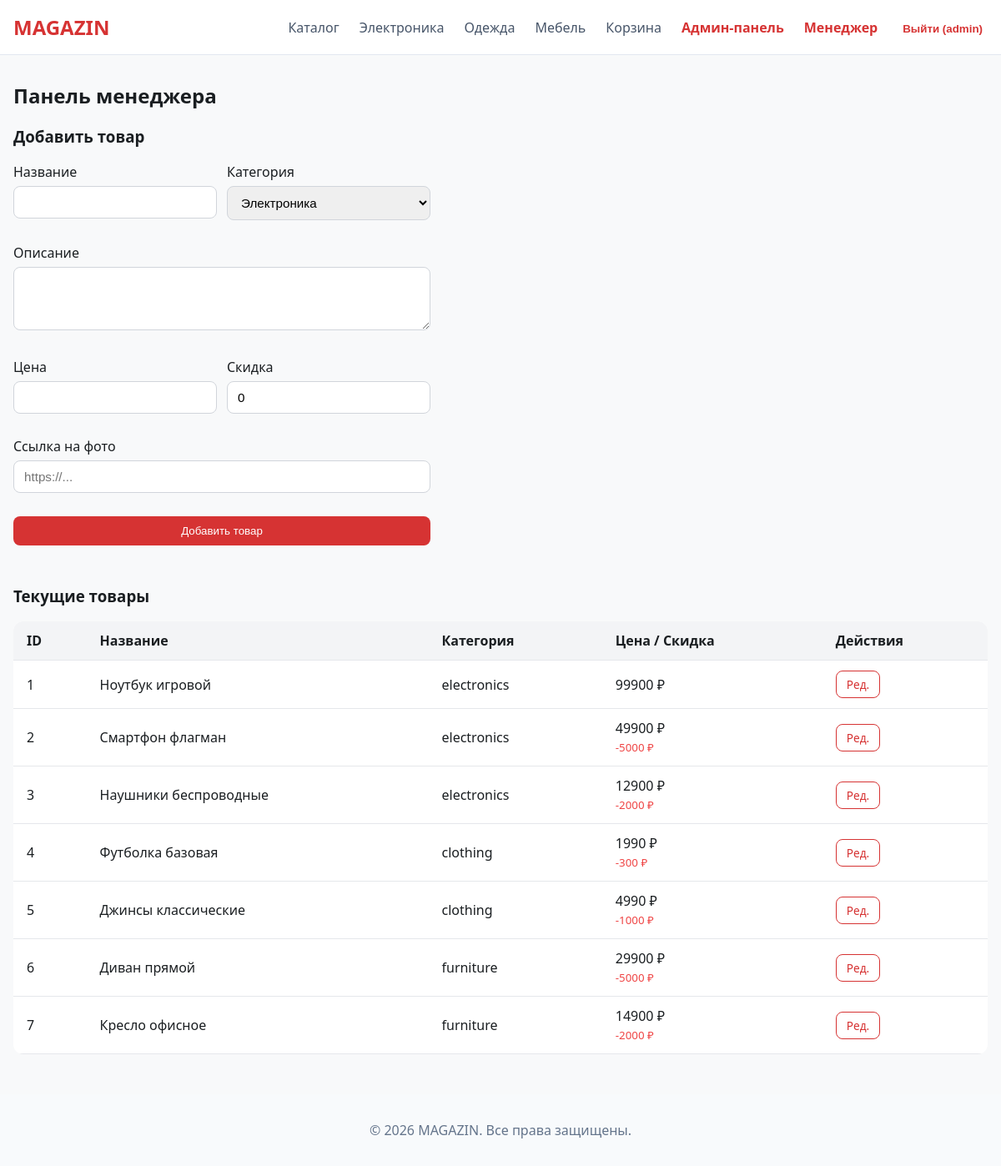
Screenshot of /dashboard_manager (signed in) with the database file from the repository.
### tables this page shows
CREATE TABLE products (
            id INTEGER PRIMARY KEY AUTOINCREMENT,
            name TEXT NOT NULL,
            description TEXT,
            price INTEGER NOT NULL,
            discount INTEGER DEFAULT 0,
            image_url TEXT,
            category TEXT NOT NULL
        );

### app.py (the view)
        def wrapper(*args, **kwargs):
            if 'role' not in session or session['role'] not in roles:
                flash('У вас нет доступа к этой странице', 'error')
                return redirect(url_for('index'))
            return f(*args, **kwargs)

### app.py (called while the page is built, shortened)
def role_required(*roles):
    def decorator(f):
        def wrapper(*args, **kwargs):
            if 'role' not in session or session['role'] not in roles:
                flash('У вас нет доступа к этой странице', 'error')
                return redirect(url_for('index'))
            return f(*args, **kwargs)
        wrapper.__name__ = f.__name__
        return wrapper
    return decorator

@app.route('/dashboard_manager', methods=['GET', 'POST'])
@role_required('manager', 'admin')
def dashboard_manager():
    with sqlite3.connect(DB_NAME) as conn:
        conn.row_factory = sqlite3.Row
        cur = conn.cursor()
        cur.execute('SELECT * FROM products')
        products = cur.fetchall()
    return render_template('dashboard_manager.html', products=products)

### templates/dashboard_manager.html (shortened to what this page needs)
{% extends 'base.html' %}
{% block content %}
<h2>Панель менеджера</h2>
<h3>Добавить товар</h3>
<form method="POST" style="max-width:500px; display:grid; grid-template-columns:1fr 1fr; gap:12px;">
  <div class="form-group"><label>Название</label><input type="text" name="name" required></div>
  <div class="form-group"><label>Категория</label>
    <select name="category" required>
      <option value="electronics">Электроника</option>
    </select>
  </div>
  <div class="form-group" style="grid-column:1/-1;"><label>Описание</label><textarea name="desc" rows="3" required></textarea></div>
  <div class="form-group"><label>Цена</label><input type="number" name="price" required></div>
  <div class="form-group"><label>Скидка</label><input type="number" name="discount" value="0"></div>
  <div class="form-group" style="grid-column:1/-1;"><label>Ссылка на фото</label><input type="url" name="img" placeholder="https://..."></div>
  <button type="submit" name="add_product" class="btn btn-primary" style="grid-column:1/-1;">Добавить товар</button>
</form>
<h3 style="margin-top:3rem;">Текущие товары</h3>
<table>
  <thead>
    <tr>
      <th>ID</th>
      <th>Название</th>
      <th>Категория</th>
      <th>Цена / Скидка</th>
      <th>Действия</th>
    </tr>
  </thead>
  <tbody>
    {% for p in products %}
      <tr>
        <td>{{ p.id }}</td>
        <td>{{ p.name }}</td>
        <td>{{ p.category }}</td>
        <td>
          {{ p.price }} ₽
          {% if p.discount > 0 %}<br><small style="color:#ef4444;">-{{ p.discount }} ₽</small>{% endif %}
        </td>
        <td>
          <a href="{{ url_for('edit_product', pid=p.id) }}" class="btn btn-outline" style="padding:6px 12px; font-size:0.85rem; text-decoration:none;">Ред.</a>
        </td>
      </tr>
    {% endfor %}
  </tbody>
</table>
{% endblock %}

### static/style.css (style rules this page uses)
:root { --primary-red: #d63333; --dark-red: #b92c2c; --bg: #f8f9fa; --card-bg: #ffffff; --text: #1a1e21; --gray: #6b7280; }
body { background: var(--bg); color: var(--text); font-family: system-ui, -apple-system, Segoe UI, Roboto, Helvetica, Arial, sans-serif; margin: 0; }
.btn { display: inline-flex; align-items: center; justify-content: center; padding: 10px 16px; border: none; border-radius: 8px; font-weight: 500; cursor: pointer; text-decoration: none; transition: all 0.2s; }
.btn-primary { background: var(--primary-red); color: white; }
.btn-outline { background: transparent; border: 1px solid var(--primary-red); color: var(--primary-red); }
form .form-group { margin-bottom: 16px; }
form label { display: block; margin-bottom: 6px; font-weight: 500; }
form input[type="text"], form input[type="number"], form input[type="url"], form input[type="password"], form select, form textarea { width: 100%; padding: 10px 12px; border: 1px solid #d1d5db; border-radius: 8px; font-size: 0.95rem; box-sizing: border-box; }
table { width: 100%; border-collapse: collapse; background: var(--card-bg); border-radius: 12px; overflow: hidden; }
th, td { padding: 12px 16px; text-align: left; border-bottom: 1px solid #e5e7eb; }
th { background: #f3f4f6; font-weight: 600; }

### rows the page displays
products: id "1", name "Ноутбук игровой", category "electronics", price "99900"
products: id "2", name "Смартфон флагман", category "electronics", price "49900", discount "5000"
products: id "3", name "Наушники беспроводные", category "electronics", price "12900", discount "2000"
products: id "4", name "Футболка базовая", category "clothing", price "1990", discount "300"
products: id "5", name "Джинсы классические", category "clothing", price "4990", discount "1000"
products: id "6", name "Диван прямой", category "furniture", price "29900", discount "5000"
products: id "7", name "Кресло офисное", category "furniture", price "14900", discount "2000"

### other values shown
{{ session.username }} "admin"
